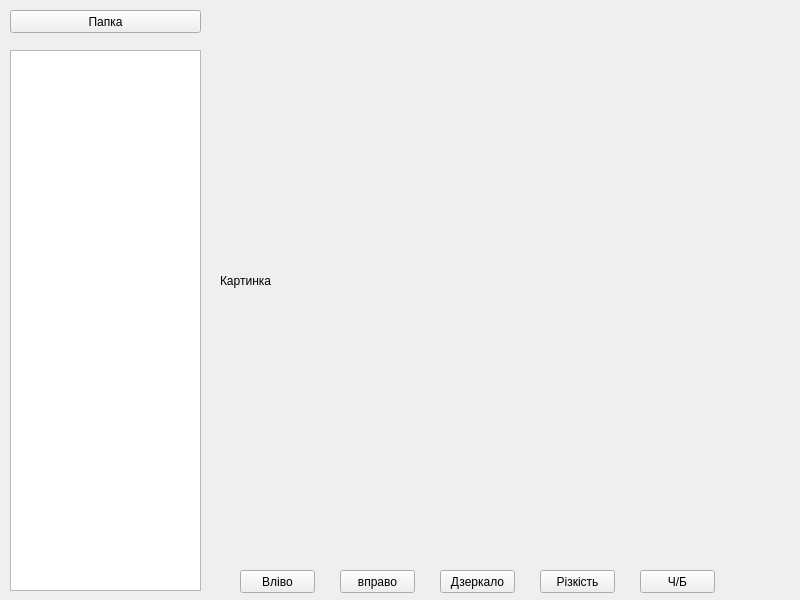
<?xml version="1.0" encoding="UTF-8"?>
<ui version="4.0">
 <class>MainWindow</class>
 <widget class="QMainWindow" name="MainWindow">
  <property name="geometry">
   <rect>
    <x>0</x>
    <y>0</y>
    <width>800</width>
    <height>600</height>
   </rect>
  </property>
  <property name="windowTitle">
   <string>MainWindow</string>
  </property>
  <widget class="QWidget" name="centralwidget">
   <widget class="QPushButton" name="papka">
    <property name="geometry">
     <rect>
      <x>10</x>
      <y>10</y>
      <width>191</width>
      <height>23</height>
     </rect>
    </property>
    <property name="text">
     <string>Папка</string>
    </property>
   </widget>
   <widget class="QListWidget" name="files">
    <property name="geometry">
     <rect>
      <x>10</x>
      <y>50</y>
      <width>191</width>
      <height>541</height>
     </rect>
    </property>
   </widget>
   <widget class="QPushButton" name="black_white">
    <property name="geometry">
     <rect>
      <x>640</x>
      <y>570</y>
      <width>75</width>
      <height>23</height>
     </rect>
    </property>
    <property name="text">
     <string>Ч/Б</string>
    </property>
   </widget>
   <widget class="QPushButton" name="rizkist">
    <property name="geometry">
     <rect>
      <x>540</x>
      <y>570</y>
      <width>75</width>
      <height>23</height>
     </rect>
    </property>
    <property name="text">
     <string>Різкість</string>
    </property>
   </widget>
   <widget class="QPushButton" name="left">
    <property name="geometry">
     <rect>
      <x>240</x>
      <y>570</y>
      <width>75</width>
      <height>23</height>
     </rect>
    </property>
    <property name="text">
     <string>Вліво</string>
    </property>
   </widget>
   <widget class="QPushButton" name="mirror">
    <property name="geometry">
     <rect>
      <x>440</x>
      <y>570</y>
      <width>75</width>
      <height>23</height>
     </rect>
    </property>
    <property name="text">
     <string>Дзеркало</string>
    </property>
   </widget>
   <widget class="QPushButton" name="right">
    <property name="geometry">
     <rect>
      <x>340</x>
      <y>570</y>
      <width>75</width>
      <height>23</height>
     </rect>
    </property>
    <property name="text">
     <string>вправо</string>
    </property>
   </widget>
   <widget class="QLabel" name="label">
    <property name="geometry">
     <rect>
      <x>220</x>
      <y>10</y>
      <width>561</width>
      <height>541</height>
     </rect>
    </property>
    <property name="text">
     <string>Картинка</string>
    </property>
   </widget>
  </widget>
 </widget>
 <resources/>
 <connections/>
</ui>
